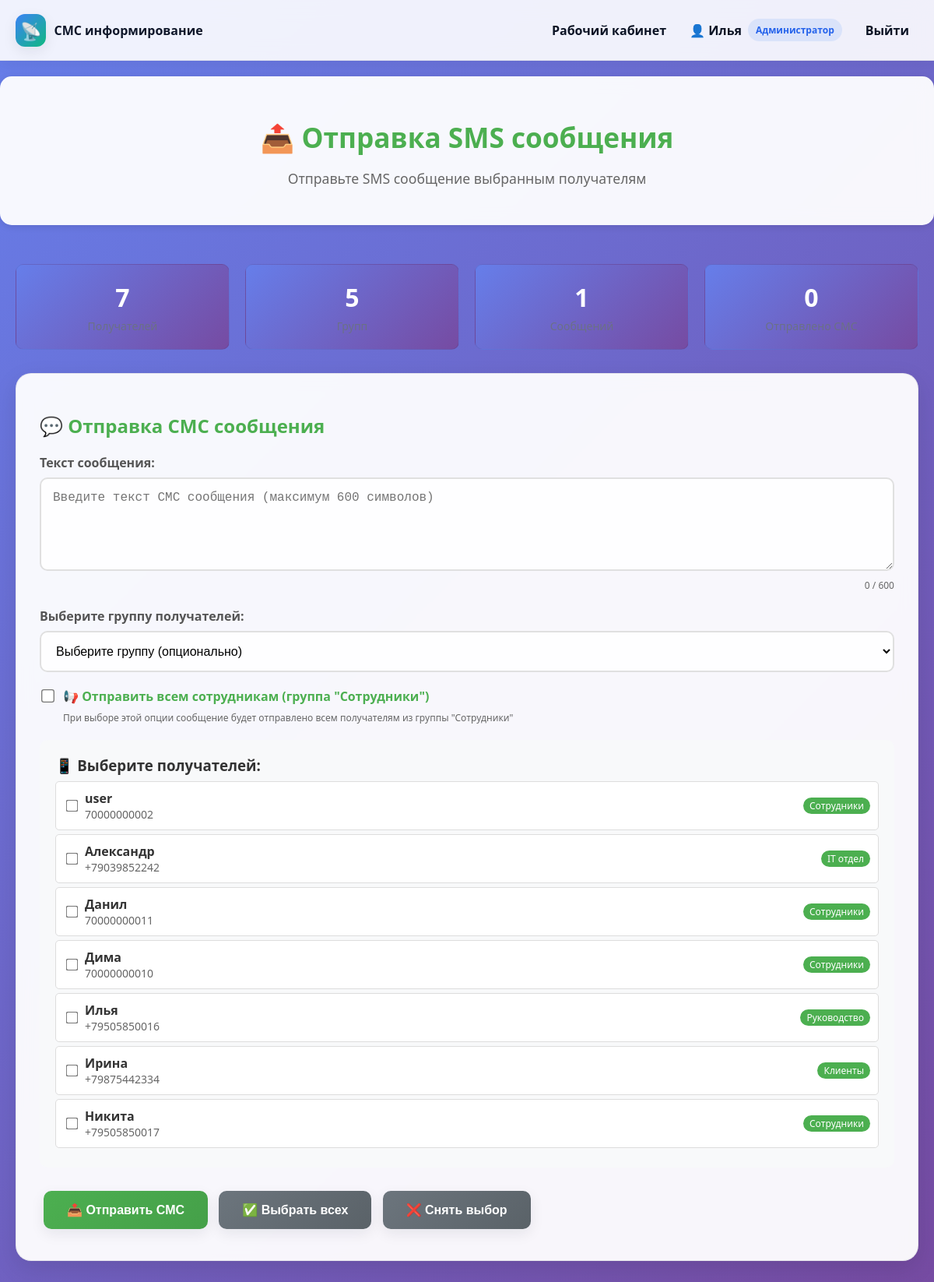
Screenshot of /send_sms_form.php (signed in) with the database file from the repository.
### tables this page shows
CREATE TABLE `recipients` (
  `RecipientID` int(11) NOT NULL,
  `PhoneNumber` varchar(15) NOT NULL,
  `FullName` varchar(100) NOT NULL,
  `GroupID` int(2) DEFAULT NULL
);

CREATE TABLE `groups` (
  `GroupID` int(11) NOT NULL,
  `GroupName` varchar(50) NOT NULL
);

### send_sms_form.php (the view, shortened to what this page needs)
<?php
$conn = connectToDatabase();
$recipients = [];
try {
    $result = $conn->query("
        SELECT r.RecipientID, r.FullName, r.PhoneNumber, r.GroupID, g.GroupName
        FROM recipients r
        LEFT JOIN groups g ON r.GroupID = g.GroupID
        ORDER BY r.FullName
    ");
    while ($row = $result->fetch_assoc()) {
        $recipients[] = $row;
    }
} catch (Exception $e) {
    $error = 'Ошибка загрузки данных: ' . $e->getMessage();
}
?>
<!DOCTYPE html>
<html lang="ru">
<head>
    <link rel="stylesheet" href="styles.css">
</head>
<body>
    <?php include 'navigation.php'; ?>
    <div class="page-header">
        <div class="header-content">
            <h1>📤 Отправка SMS сообщения</h1>
            <p>Отправьте SMS сообщение выбранным получателям</p>
        </div>
    </div>
    <div class="container">
        <div class="stats">
            <?php
            try {
                $conn = connectToDatabase();
                $result = $conn->query("SELECT COUNT(*) as count FROM recipients");
                $recipients_count = $result->fetch_assoc()['count'];
                $result = $conn->query("SELECT COUNT(*) as count FROM groups");
                $groups_count = $result->fetch_assoc()['count'];
                $result = $conn->query("SELECT COUNT(*) as count FROM messages");
                $messages_count = $result->fetch_assoc()['count'];
                $result = $conn->query("SELECT COUNT(*) as count FROM messagelogs");
                $sent_count = $result->fetch_assoc()['count'];
            } catch (Exception $e) {
                $recipients_count = 0;
                $groups_count = 0;
                $messages_count = 0;
                $sent_count = 0;
            }
            ?>
            <div class="stat-card">
                <div class="stat-number"><?php echo $recipients_count; ?></div>
                <div class="stat-label">Получателей</div>
            </div>
            <div class="stat-card">
                <div class="stat-number"><?php echo $groups_count; ?></div>
                <div class="stat-label">Групп</div>
            </div>
            <div class="stat-card">
                <div class="stat-number"><?php echo $messages_count; ?></div>
                <div class="stat-label">Сообщений</div>
            </div>
            <div class="stat-card">
                <div class="stat-number"><?php echo $sent_count; ?></div>
                <div class="stat-label">Отправлено СМС</div>
            </div>
        </div>
        <form id="smsForm" method="POST" action="send_sms.php">
            <div class="card">
                <h2>💬 Отправка СМС сообщения</h2>
                <div class="form-group">
                    <label for="messageText">Текст сообщения:</label>
                    <textarea id="messageText" name="messageText" maxlength="600" placeholder="Введите текст СМС сообщения (максимум 600 символов)" required></textarea>
                    <div class="char-counter" id="charCounter">0 / 600</div>
                </div>
                <div class="form-group">
                    <label for="groupSelect">Выберите группу получателей:</label>
                    <select id="groupSelect" name="groupSelect">
                        <option value="">Выберите группу (опционально)</option>
                    </select>
                </div>
                <div class="form-group">
                    <label style="display: flex; align-items: center; gap: 10px; cursor: pointer;">
                        <input type="checkbox" id="sendToAllEmployees" name="sendToAllEmployees" value="1" style="width: auto; transform: scale(1.3);">
                        <span style="font-weight: 600; color: #4CAF50;">📢 Отправить всем сотрудникам (группа "Сотрудники")</span>
                    </label>
                    <small style="color: #666; font-size: 12px; margin-left: 30px; display: block; margin-top: 5px;">
                        При выборе этой опции сообщение будет отправлено всем получателям из группы "Сотрудники"
                    </small>
                </div>
                <div class="recipients-section">
                    <h3>📱 Выберите получателей:</h3>
                    <div id="recipientsList">
                        <?php if (!empty($recipients)): ?>
                            <?php foreach ($recipients as $recipient): ?>
                                <div class="recipient-item" data-group-id="<?php echo htmlspecialchars((string)($recipient['GroupID'] ?? '')); ?>">
                                    <input type="checkbox" name="recipients[]" value="<?php echo $recipient['RecipientID']; ?>" id="recipient_<?php echo $recipient['RecipientID']; ?>">
                                    <div class="recipient-info">
                                        <div class="recipient-name"><?php echo htmlspecialchars($recipient['FullName']); ?></div>
                                        <div class="recipient-phone"><?php echo htmlspecialchars($recipient['PhoneNumber']); ?></div>
                                    </div>
                                    <?php if ($recipient['GroupName']): ?>
                                        <span class="recipient-group"><?php echo htmlspecialchars($recipient['GroupName']); ?></span>
                                    <?php endif; ?>
                                </div>
                            <?php endforeach; ?>
                        <?php else: ?>
                            <p>Получатели не найдены. Добавьте получателей через панель администратора.</p>
                        <?php endif; ?>
                    </div>
                </div>
                <button type="submit" class="btn">📤 Отправить СМС</button>
                <button type="button" class="btn btn-secondary" onclick="selectAll()">✅ Выбрать всех</button>
                <button type="button" class="btn btn-secondary" onclick="deselectAll()">❌ Снять выбор</button>
            </div>
        </form>
    </div>
</body>
</html>

### styles.css (style rules this page uses)
:root { --bg-900: #0f172a; --bg-800: #111827; --bg-700: #1f2937; --bg-100: #f3f4f6; --card: rgba(255, 255, 255, 0.88); --primary-500: #10b981; --primary-600: #0f9b73; --primary-700: #0b7c5c; --accent-500: #3b82f6; --accent-600: #2563eb; --danger: #ef4444; --text-main: #0b1324; --text-muted: #6b7280; --border: rgba(15, 23, 42, 0.08); --shadow-sm: 0 6px 18px rgba(15, 23, 42, 0.08); --shadow-lg: 0 24px 50px rgba(15, 23, 42, 0.16); --radius-lg: 16px; }
* { box-sizing: border-box; }
body { margin: 0; font-family: "Inter", system-ui, -apple-system, Segoe UI, Roboto, "Helvetica Neue", Arial, sans-serif; color: var(--text-main); background: radial-gradient(circle at 20% 20%, rgba(59, 130, 246, 0.12), transparent 25%), radial-gradient(circle at 80% 0%, rgba(16, 185, 129, 0.14), transparent 30%), #eef2f7; min-height: 100vh; }
.container { width: 100%; max-width: 1200px; margin: 0 auto; padding: 0 20px; }
.page-header { padding: 32px 0 10px; }
.card { background: var(--card); border: 1px solid var(--border); border-radius: var(--radius-lg); box-shadow: var(--shadow-sm); padding: 20px; }
.card h3 { margin: 0 0 8px; }
.stat-card { padding: 16px; border-radius: 14px; background: linear-gradient(135deg, #f0f9ff, #ff970b); border: 1px solid var(--border); }
.stat-label { color: var(--text-muted); margin-top: 6px; }
.btn { display: inline-flex; align-items: center; justify-content: center; gap: 8px; padding: 12px 16px; border-radius: 12px; border: none; cursor: pointer; font-weight: 700; color: white; background: linear-gradient(135deg, var(--primary-500), var(--accent-500)); box-shadow: var(--shadow-sm); transition: transform 0.1s ease, box-shadow 0.2s ease, filter 0.2s ease; }
.btn-secondary { background: linear-gradient(135deg, #e2e8f0, #cbd5e1); color: var(--bg-900); }
.form-group { margin-bottom: 16px; }
label { display: block; margin-bottom: 8px; font-weight: 700; color: var(--bg-900); }
input[type="text"], input[type="password"], input[type="email"], textarea, select, input[type="search"] { width: 100%; padding: 12px 14px; border-radius: 12px; border: 1px solid var(--border); background: white; font-size: 15px; transition: border 0.15s ease, box-shadow 0.15s ease; }
textarea { resize: vertical; min-height: 110px; }
.recipient-name { font-weight: 700; color: var(--bg-900); }
.recipient-phone { color: var(--text-muted); font-size: 13px; }
.char-counter { text-align: right; color: var(--text-muted); font-size: 12px; }

### rows the page displays
recipients: FullName "user", PhoneNumber "70000000002", GroupID.GroupName "Сотрудники"
recipients: FullName "Александр", PhoneNumber "+79039852242", GroupID.GroupName "IT отдел"
recipients: FullName "Данил", PhoneNumber "70000000011", GroupID.GroupName "Сотрудники"
recipients: FullName "Дима", PhoneNumber "70000000010", GroupID.GroupName "Сотрудники"
recipients: FullName "Илья", PhoneNumber "+79505850016", GroupID.GroupName "Руководство"
recipients: FullName "Ирина", PhoneNumber "+79875442334", GroupID.GroupName "Клиенты"
recipients: FullName "Никита", PhoneNumber "+79505850017", GroupID.GroupName "Сотрудники"

### other values shown
$username "Илья"
$recipients_count "7"
$groups_count "5"
$messages_count "1"
$sent_count "0"
